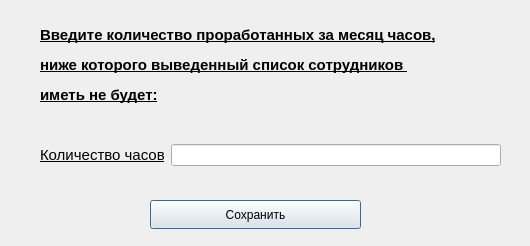
<?xml version="1.0" encoding="UTF-8"?>
<ui version="4.0">
 <class>hoursParametr</class>
 <widget class="QDialog" name="hoursParametr">
  <property name="geometry">
   <rect>
    <x>0</x>
    <y>0</y>
    <width>530</width>
    <height>246</height>
   </rect>
  </property>
  <property name="windowTitle">
   <string>Dialog</string>
  </property>
  <widget class="QLabel" name="label">
   <property name="geometry">
    <rect>
     <x>40</x>
     <y>0</y>
     <width>481</width>
     <height>131</height>
    </rect>
   </property>
   <property name="text">
    <string>&lt;html&gt;&lt;head/&gt;&lt;body&gt;&lt;p&gt;&lt;span style=&quot; font-size:11pt; font-weight:700; text-decoration: underline;&quot;&gt;Введите количество проработанных за месяц часов,&lt;/span&gt;&lt;/p&gt;&lt;p&gt;&lt;span style=&quot; font-size:11pt; font-weight:700; text-decoration: underline;&quot;&gt;ниже которого выведенный список сотрудников &lt;/span&gt;&lt;/p&gt;&lt;p&gt;&lt;span style=&quot; font-size:11pt; font-weight:700; text-decoration: underline;&quot;&gt;иметь не будет:&lt;/span&gt;&lt;/p&gt;&lt;/body&gt;&lt;/html&gt;</string>
   </property>
  </widget>
  <widget class="QWidget" name="layoutWidget">
   <property name="geometry">
    <rect>
     <x>40</x>
     <y>140</y>
     <width>461</width>
     <height>30</height>
    </rect>
   </property>
   <layout class="QHBoxLayout" name="horizontalLayout">
    <item>
     <widget class="QLabel" name="label_2">
      <property name="text">
       <string>&lt;html&gt;&lt;head/&gt;&lt;body&gt;&lt;p&gt;&lt;span style=&quot; font-size:11pt; text-decoration: underline;&quot;&gt;Количество часов&lt;/span&gt;&lt;/p&gt;&lt;/body&gt;&lt;/html&gt;</string>
      </property>
     </widget>
    </item>
    <item>
     <widget class="QLineEdit" name="lineEdit_hours"/>
    </item>
   </layout>
  </widget>
  <widget class="QPushButton" name="pushButton_saveHours">
   <property name="geometry">
    <rect>
     <x>150</x>
     <y>200</y>
     <width>211</width>
     <height>29</height>
    </rect>
   </property>
   <property name="text">
    <string>Сохранить</string>
   </property>
  </widget>
 </widget>
 <resources/>
 <connections/>
</ui>
